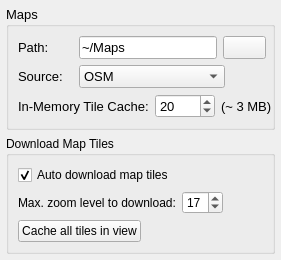
                           <widget class="QWidget" name="tabMaps">
                            <property name="minimumSize">
                             <size>
                              <width>0</width>
                              <height>250</height>
                             </size>
                            </property>
                            <attribute name="title">
                             <string>Maps</string>
                            </attribute>
                            <layout class="QVBoxLayout" name="verticalLayout_28">
                             <property name="margin">
                              <number>6</number>
                             </property>
                             <item>
                              <widget class="QGroupBox" name="groupBox_7">
                               <property name="sizePolicy">
                                <sizepolicy hsizetype="Minimum" vsizetype="Minimum">
                                 <horstretch>0</horstretch>
                                 <verstretch>0</verstretch>
                                </sizepolicy>
                               </property>
                               <property name="font">
                                <font>
                                 <pointsize>10</pointsize>
                                </font>
                               </property>
                               <property name="title">
                                <string>Maps</string>
                               </property>
                               <layout class="QVBoxLayout" name="verticalLayout_20">
                                <property name="sizeConstraint">
                                 <enum>QLayout::SetDefaultConstraint</enum>
                                </property>
                                <property name="leftMargin">
                                 <number>9</number>
                                </property>
                                <property name="topMargin">
                                 <number>9</number>
                                </property>
                                <property name="rightMargin">
                                 <number>0</number>
                                </property>
                                <property name="bottomMargin">
                                 <number>9</number>
                                </property>
                                <item>
                                 <layout class="QHBoxLayout" name="horizontalLayout_17">
                                  <property name="rightMargin">
                                   <number>6</number>
                                  </property>
                                  <item>
                                   <widget class="QLabel" name="label_17">
                                    <property name="sizePolicy">
                                     <sizepolicy hsizetype="Preferred" vsizetype="Minimum">
                                      <horstretch>0</horstretch>
                                      <verstretch>0</verstretch>
                                     </sizepolicy>
                                    </property>
                                    <property name="minimumSize">
                                     <size>
                                      <width>55</width>
                                      <height>0</height>
                                     </size>
                                    </property>
                                    <property name="text">
                                     <string>Path:</string>
                                    </property>
                                   </widget>
                                  </item>
                                  <item>
                                   <widget class="QLineEdit" name="label_map_path">
                                    <property name="sizePolicy">
                                     <sizepolicy hsizetype="Expanding" vsizetype="Minimum">
                                      <horstretch>0</horstretch>
                                      <verstretch>0</verstretch>
                                     </sizepolicy>
                                    </property>
                                    <property name="minimumSize">
                                     <size>
                                      <width>0</width>
                                      <height>0</height>
                                     </size>
                                    </property>
                                    <property name="text">
                                     <string>~/Maps</string>
                                    </property>
                                   </widget>
                                  </item>
                                  <item>
                                   <widget class="QPushButton" name="button_browsemapfolder">
                                    <property name="text">
                                     <string/>
                                    </property>
                                    <property name="icon">
                                     <iconset resource="luckygps.qrc">
                                      <normaloff>:/icons/folder.png</normaloff>:/icons/folder.png</iconset>
                                    </property>
                                   </widget>
                                  </item>
                                 </layout>
                                </item>
                                <item>
                                 <layout class="QHBoxLayout" name="horizontalLayout_18">
                                  <property name="spacing">
                                   <number>6</number>
                                  </property>
                                  <item>
                                   <widget class="QLabel" name="label_18">
                                    <property name="sizePolicy">
                                     <sizepolicy hsizetype="Preferred" vsizetype="Minimum">
                                      <horstretch>0</horstretch>
                                      <verstretch>0</verstretch>
                                     </sizepolicy>
                                    </property>
                                    <property name="minimumSize">
                                     <size>
                                      <width>55</width>
                                      <height>0</height>
                                     </size>
                                    </property>
                                    <property name="text">
                                     <string>Source:</string>
                                    </property>
                                   </widget>
                                  </item>
                                  <item>
                                   <widget class="QComboBox" name="cb_map_source">
                                    <property name="sizePolicy">
                                     <sizepolicy hsizetype="Preferred" vsizetype="Minimum">
                                      <horstretch>0</horstretch>
                                      <verstretch>0</verstretch>
                                     </sizepolicy>
                                    </property>
                                    <property name="minimumSize">
                                     <size>
                                      <width>146</width>
                                      <height>0</height>
                                     </size>
                                    </property>
                                    <item>
                                     <property name="text">
                                      <string>OSM</string>
                                     </property>
                                    </item>
                                    <item>
                                     <property name="text">
                                      <string>opencyclemap</string>
                                     </property>
                                    </item>
                                   </widget>
                                  </item>
                                  <item>
                                   <spacer name="horizontalSpacer_16">
                                    <property name="orientation">
                                     <enum>Qt::Horizontal</enum>
                                    </property>
                                    <property name="sizeHint" stdset="0">
                                     <size>
                                      <width>0</width>
                                      <height>0</height>
                                     </size>
                                    </property>
                                   </spacer>
                                  </item>
                                 </layout>
                                </item>
                                <item>
                                 <layout class="QHBoxLayout" name="horizontalLayout_19">
                                  <property name="spacing">
                                   <number>6</number>
                                  </property>
                                  <property name="topMargin">
                                   <number>0</number>
                                  </property>
                                  <item>
                                   <widget class="QLabel" name="label_23">
                                    <property name="text">
                                     <string>In-Memory Tile Cache:</string>
                                    </property>
                                   </widget>
                                  </item>
                                  <item>
                                   <widget class="QSpinBox" name="settings_cache_spinbox">
                                    <property name="minimumSize">
                                     <size>
                                      <width>60</width>
                                      <height>0</height>
                                     </size>
                                    </property>
                                    <property name="readOnly">
                                     <bool>false</bool>
                                    </property>
                                    <property name="minimum">
                                     <number>1</number>
                                    </property>
                                    <property name="maximum">
                                     <number>100</number>
                                    </property>
                                    <property name="value">
                                     <number>20</number>
                                    </property>
                                   </widget>
                                  </item>
                                  <item>
                                   <widget class="QLabel" name="label_cache_memusage">
                                    <property name="sizePolicy">
                                     <sizepolicy hsizetype="Minimum" vsizetype="Minimum">
                                      <horstretch>0</horstretch>
                                      <verstretch>0</verstretch>
                                     </sizepolicy>
                                    </property>
                                    <property name="maximumSize">
                                     <size>
                                      <width>16777215</width>
                                      <height>16777215</height>
                                     </size>
                                    </property>
                                    <property name="font">
                                     <font>
                                      <pointsize>10</pointsize>
                                     </font>
                                    </property>
                                    <property name="autoFillBackground">
                                     <bool>false</bool>
                                    </property>
                                    <property name="text">
                                     <string>(~ 3 MB)</string>
                                    </property>
                                   </widget>
                                  </item>
                                  <item>
                                   <spacer name="horizontalSpacer_17">
                                    <property name="orientation">
                                     <enum>Qt::Horizontal</enum>
                                    </property>
                                    <property name="sizeHint" stdset="0">
                                     <size>
                                      <width>0</width>
                                      <height>20</height>
                                     </size>
                                    </property>
                                   </spacer>
                                  </item>
                                 </layout>
                                </item>
                               </layout>
                              </widget>
                             </item>
                             <item>
                              <widget class="QGroupBox" name="precache_tiles_gb_2">
                               <property name="enabled">
                                <bool>true</bool>
                               </property>
                               <property name="title">
                                <string>Download Map Tiles</string>
                               </property>
                               <layout class="QVBoxLayout" name="verticalLayout_33">
                                <property name="leftMargin">
                                 <number>9</number>
                                </property>
                                <property name="topMargin">
                                 <number>9</number>
                                </property>
                                <property name="rightMargin">
                                 <number>0</number>
                                </property>
                                <property name="bottomMargin">
                                 <number>9</number>
                                </property>
                                <item>
                                 <widget class="QCheckBox" name="cb_map_autodownload">
                                  <property name="sizePolicy">
                                   <sizepolicy hsizetype="Minimum" vsizetype="Minimum">
                                    <horstretch>0</horstretch>
                                    <verstretch>0</verstretch>
                                   </sizepolicy>
                                  </property>
                                  <property name="maximumSize">
                                   <size>
                                    <width>16777215</width>
                                    <height>16777215</height>
                                   </size>
                                  </property>
                                  <property name="text">
                                   <string>Auto download map tiles</string>
                                  </property>
                                  <property name="checked">
                                   <bool>true</bool>
                                  </property>
                                 </widget>
                                </item>
                                <item>
                                 <layout class="QHBoxLayout" name="horizontalLayout_8">
                                  <item>
                                   <widget class="QLabel" name="label_10">
                                    <property name="text">
                                     <string>Max. zoom level to download:</string>
                                    </property>
                                   </widget>
                                  </item>
                                  <item>
                                   <widget class="QSpinBox" name="tile_maxzoom_sb">
                                    <property name="minimum">
                                     <number>2</number>
                                    </property>
                                    <property name="maximum">
                                     <number>18</number>
                                    </property>
                                    <property name="value">
                                     <number>17</number>
                                    </property>
                                   </widget>
                                  </item>
                                  <item>
                                   <spacer name="horizontalSpacer_11">
                                    <property name="orientation">
                                     <enum>Qt::Horizontal</enum>
                                    </property>
                                    <property name="sizeHint" stdset="0">
                                     <size>
                                      <width>40</width>
                                      <height>20</height>
                                     </size>
                                    </property>
                                   </spacer>
                                  </item>
                                 </layout>
                                </item>
                                <item>
                                 <layout class="QHBoxLayout" name="horizontalLayout_7">
                                  <property name="topMargin">
                                   <number>0</number>
                                  </property>
                                  <item>
                                   <widget class="QPushButton" name="button_generate_tiles">
                                    <property name="text">
                                     <string>Cache all tiles in view</string>
                                    </property>
                                   </widget>
                                  </item>
                                  <item>
                                   <spacer name="horizontalSpacer_6">
                                    <property name="orientation">
                                     <enum>Qt::Horizontal</enum>
                                    </property>
                                    <property name="sizeHint" stdset="0">
                                     <size>
                                      <width>0</width>
                                      <height>0</height>
                                     </size>
                                    </property>
                                   </spacer>
                                  </item>
                                 </layout>
                                </item>
                               </layout>
                              </widget>
                             </item>
                             <item>
                              <spacer name="verticalSpacer_7">
                               <property name="orientation">
                                <enum>Qt::Vertical</enum>
                               </property>
                               <property name="sizeHint" stdset="0">
                                <size>
                                 <width>0</width>
                                 <height>0</height>
                                </size>
                               </property>
                              </spacer>
                             </item>
                            </layout>
                           </widget>
